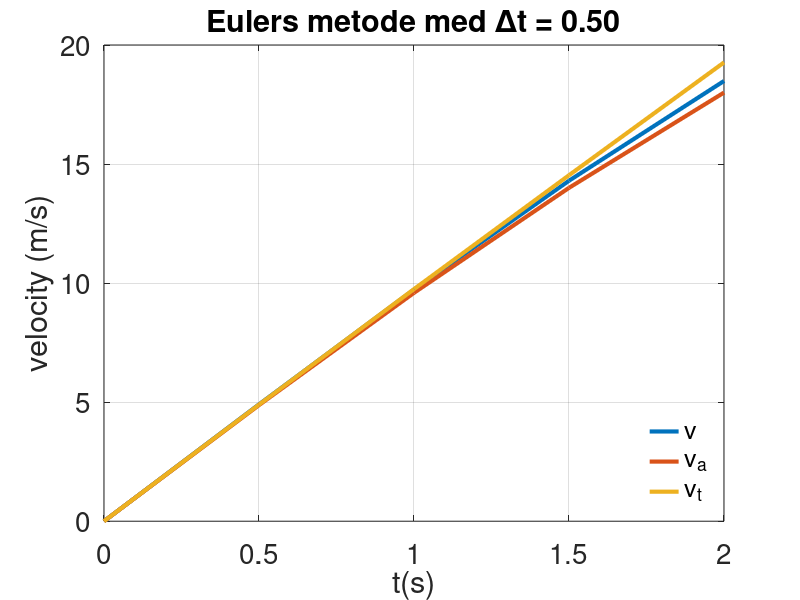

MATLAB code to generate this figure:
%===================== Eulv1 ==========================
% The program computes the velocity of a golf ball
% falling vertically in air. The equation set(0,'DefaultTextFontSize',FS);
% of motion is integrated using the basic Euler- method
%=======================================================
clear all; close all; clc;
FS = 20;set(0,'DefaultLineLineWidth',3,'DefaultAxesFontName','Helvetica','DefaultAxesFontSize',FS);

nu = 1.5e-5 ;  % Kinematical viscosity [m^2/s]
rof = 1.22  ;  % Density of air [kg/m^3]
rol = 1275.0;  % Density of sphere [kg/m^3]
d   =  0.041 ; % Diameter of ball [m]
tend = 2.0  ; % Max. time [s]
g = 9.81    ;  % Gravity [N/kg]

% Using Cd = 0.4;
alfa = 7.0e-3;
tend = 1.9;
TaylorMax=2
dt = 0.5; % Timestep [s]

nsteps = round(tend/dt) + 1;
v = zeros(nsteps,1); t = v; % allocate space
v(1)= 0.0 ; t(1) = 0.0;
fprintf('       t(s)       v(m/s)        Re \n\n');

for k = 1:nsteps - 1
   t(k+1) = k*dt;
   v(k+1) = v(k) + dt*(g - alfa*v(k)^2);
end

fprintf(' %10.2f  %10.3f %15.3e \n',t,v);

% Analytical solution 
k1 = sqrt(g/alfa); k2 = sqrt(alfa*g);
va = k1*tanh(k2*t);

% Taylor solution
vt=g.*t.*(1-alfa*t.^2+2*alfa^2*g^2*t.^4/15);

if (tend<TaylorMax)
    plot(t,v,t,va,t,vt);
    hl=legend('v','v{_a}','v_t','Location','SouthEast'); 
else
    plot(t,v,t,va);
    hl=legend('v','v{_a}','Location','SouthEast');
end
set(hl,'box','off'); 
grid on

% Title and labels
title(sprintf('Eulers metode med \\Deltat = %4.2f',dt));
xlabel('t(s)'); ylabel('velocity (m/s)');
